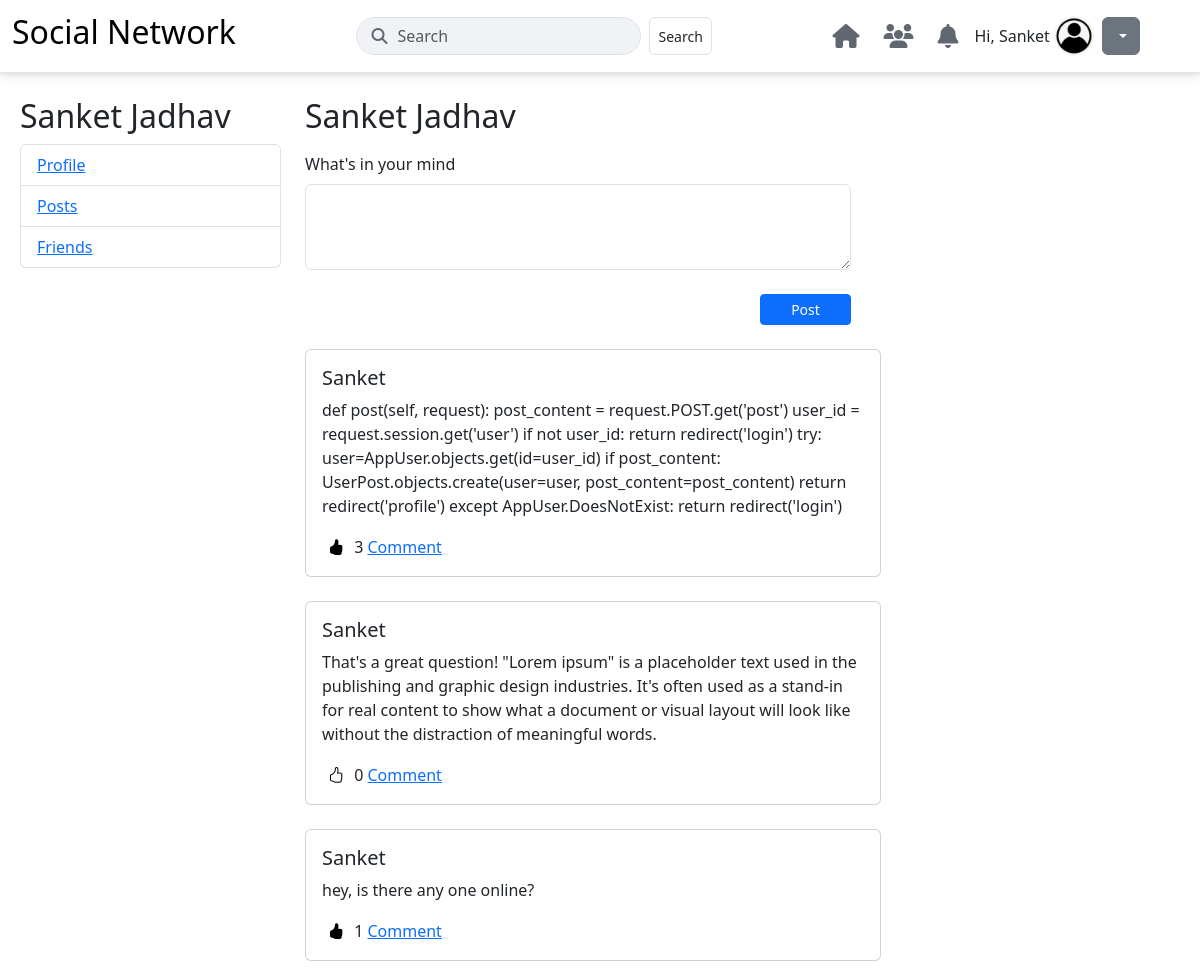
The page /profile/ (signed in) on the database its author committed.
### user_profile/models.py (models this page shows, shortened)
class AppUser(AbstractUser):
    GENDER_CHOICES = [
        ('M', 'Male'),
        ('F', 'Female'),
        ('O', 'Other'),
    ]
    username = models.CharField(max_length=150, unique=True, blank=True, null=True)
    USERNAME_FIELD = 'email'
    REQUIRED_FIELDS = ['first_name', 'last_name', 'phone']
    gender = models.CharField(
        max_length=1,
        choices=GENDER_CHOICES,
        blank=True,
        null=True
    )
    birthday = models.DateField(null=True, blank=True)
    phone = models.CharField(max_length=15, unique=True)
    email = models.EmailField(unique=True, blank=False, null=False)
    groups = models.ManyToManyField(
        'auth.Group',
        related_name='appuser_set',
        blank=True,
        help_text='The groups this user belongs to. A user will get all permissions granted to each of their groups.',
        verbose_name='groups',
    )
    user_permissions = models.ManyToManyField(
        'auth.Permission',
        related_name='appuser_permissions_set',
        blank=True,
        help_text='Specific permissions for this user.',
        verbose_name='user permissions',
    )

class UserPost(models.Model):
    user = models.ForeignKey(AppUser, on_delete=models.CASCADE, related_name='posts')
    post_content = models.TextField()

### user_profile/views.py (the view, shortened to what this page needs)
# urls.py: path('profile/', views.Profile.as_view(), name='profile'),
class Profile(View):
    def get(self, request):
        user_id = request.session.get('user')
        if not user_id:
            return redirect('login')
        try:
            user = AppUser.objects.get(id=user_id)
            posts = UserPost.objects.filter(user_id = user_id).order_by('-id').annotate(like_count=(Count('likes')))  # here 'likes' is a relateed_name
            liked_post_ids = PostLike.objects.filter(user=user).values_list('post_id', flat=True)
            return render(request, 'profile.html', {'user': user, 'posts': posts, 'liked_post_ids': liked_post_ids})
        except AppUser.DoesNotExist:
            return redirect('login')

### user_profile/templates/profile.html (shortened to what this page needs)
{% extends 'base.html' %} {% block content %}
<div class="container ms-2">
  <div class="row">
    <div class="col-3 mt-4">
      {% if request.session.user %}
      <h2>{{ user.first_name}} {{user.last_name}}</h2>
      <ul class="list-group">
        <li class="list-group-item"><a href="/profile/">Profile</a></li>
        <li class="list-group-item"><a href="/profile/">Posts</a></li>
        <li class="list-group-item"><a href="/friends/">Friends</a></li>
      </ul>
    </div>
    {% endif %}
    <div class="col-6 mt-4">
      <div class="mb-3">
        {% if request.session.user %}
        <h2>{{user.first_name}} {{user.last_name}}</h2>
        {% endif %}
      </div>
      <div class="mb-3">
        <div class="newposts">
          <form method="post" action="/profile/">
            <label for="exampleFormControlTextarea1" class="form-label"
              >What's in your mind</label
            >
            <textarea
              type="textarea"
              class="form-control"
              id="exampleFormControlTextarea1"
              name="post"
              rows="3"
            ></textarea>
            <div class="d-flex justify-content-end mt-4">
              <button type="submit" class="btn btn-primary btn-sm col-md-2">
                Post
              </button>
            </div>
          </form>
        </div>
        <div class="userposts">
          {% for post in posts %}
          <div class="card mt-4" style="width: 36rem">
            <div class="card-body">
              <h5 class="card-title">{{ user.first_name }}</h5>
              <p class="card-text">{{ post.post_content }}</p>
              <button
                class="like-btn"
                style="border: none; background-color: transparent"
                data-post-id="{{post.id}}"
              >
                {% if post.id in liked_post_ids %}
                <i class="bi bi-hand-thumbs-up-fill"></i>
                {% else %} <i class="bi bi-hand-thumbs-up"></i> {% endif %}
              </button>
              <span id="like-count-{{ post.id }}">{{post.like_count}}</span>
              <a href="#" class="card-link">Comment</a>
            </div>
          </div>
          {% endfor %}
        </div>
      </div>
      {% endblock %}

### user_profile/templates/header.html (shortened to what this page needs)
<!DOCTYPE html>
<html lang="en">
  <head>
    <link
      href="https://cdn.jsdelivr.net/npm/bootstrap@5.3.8/dist/css/bootstrap.min.css"
      rel="stylesheet"
    />
    <link
      rel="stylesheet"
      href="https://cdnjs.cloudflare.com/ajax/libs/font-awesome/6.5.2/css/all.min.css"
    />
    <link
      rel="stylesheet"
      href="https://cdn.jsdelivr.net/npm/bootstrap-icons@1.13.1/font/bootstrap-icons.min.css"
    />
  </head>
  <body>
    <nav class="navbar navbar-expand-lg navbar-custom">
      <div
        class="container-fluid d-flex justify-content-between align-items-center"
      >
        <a class="navbar-brand" href="/">
          <h2>Social Network</h2>
        </a>
        <form
          method="GET"
          class="d-none d-md-flex my-2 my-lg-0 search-form ms-auto me-auto"
        >
          <span class="fas fa-search"></span>
          <input
            class="form-control me-2"
            type="search"
            placeholder="Search"
            aria-label="Search"
          />
          <button class="btn btn-sm border me-2 rounded" type="submit">
            Search
          </button>
        </form>
        <div class="d-flex align-items-center">
          <ul class="navbar-nav flex-row">
            <li class="nav-item me-2">
              <a class="nav-link social-icon" href="#"
                ><i class="fas fa-home"></i
              ></a>
            </li>
            <li class="nav-item me-2">
              <a class="nav-link social-icon" href="#"
                ><i class="fas fa-users"></i
              ></a>
            </li>
            <li class="nav-item me-2">
              <a class="nav-link social-icon" href="#"
                ><i class="fas fa-bell"></i
              ></a>
            </li>
          </ul>
          {% if request.session.user %}
          <div class="me-1">Hi, {{request.session.user_first_name}}</div>
          <img
            class="profile-icon me-2"
            src="/static/profile.webp"
            alt="Profile Picture"
          />
          <div class="dropdown me-5">
            <a
              class="btn btn-secondary dropdown-toggle"
              href="#"
              role="button"
              id="dropdownMenuLink"
              data-bs-toggle="dropdown"
              aria-expanded="false"
            >
            </a>
          </div>
          {% else %}
          <a class="nav-link social-icon me-2" href="/login/">Login</a>
          <a class="nav-link social-icon ms-2" href="/signup/">Sign Up</a>
          {% endif %}
        </div>
      </div>
    </nav>
  </body>
</html>

### user_profile/templates/header.html (style rules this page uses)
.navbar-custom { background-color: #ffffff; border-bottom: 1px solid #e5e5e5; box-shadow: 0 2px 4px rgba(0, 0, 0, 0.08), 0 4px 12px rgba(0, 0, 0, 0.08); position: sticky; top: 0; z-index: 1020; }
.search-form { position: relative; }
.search-form .form-control { border-radius: 20px; padding-left: 40px; background-color: #f0f2f5; }
.search-form .fa-search { position: absolute; left: 15px; top: 50%; transform: translateY(-50%); color: #606770; }
.nav-link.social-icon { font-size: 1.5rem; color: #606770; transition: color 0.3s ease; }
.profile-icon { width: 40px; height: 40px; border-radius: 50%; object-fit: cover; }

### rows shown on the page
AppUser: session.user_first_name "Sanket", first_name "Sanket", last_name "Jadhav"
UserPost: post_content "def post(self, request): post_content = request.POST.get('post') user_id = request.session.get('user') if not user_id: return redirect('login') try: user=AppUser.objects.get(id=user_id) if post_content: UserPost.objects.create(user=user, post_content=post_content) return redirect('profile') except AppUser.DoesNotExist: return redirect('login')", like_count "3"
UserPost: post_content "That's a great question! \"Lorem ipsum\" is a placeholder text used in the publishing and graphic design industries. It's often used as a stand-in for real content to show what a document or visual layout will look like without the distraction of meaningful words.", like_count "0"
UserPost: post_content "hey, is there any one online?", like_count "1"
